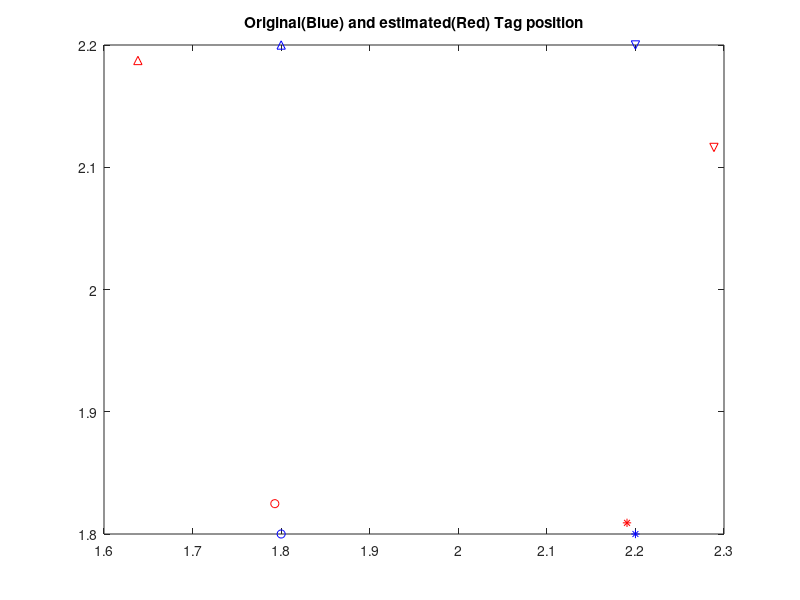
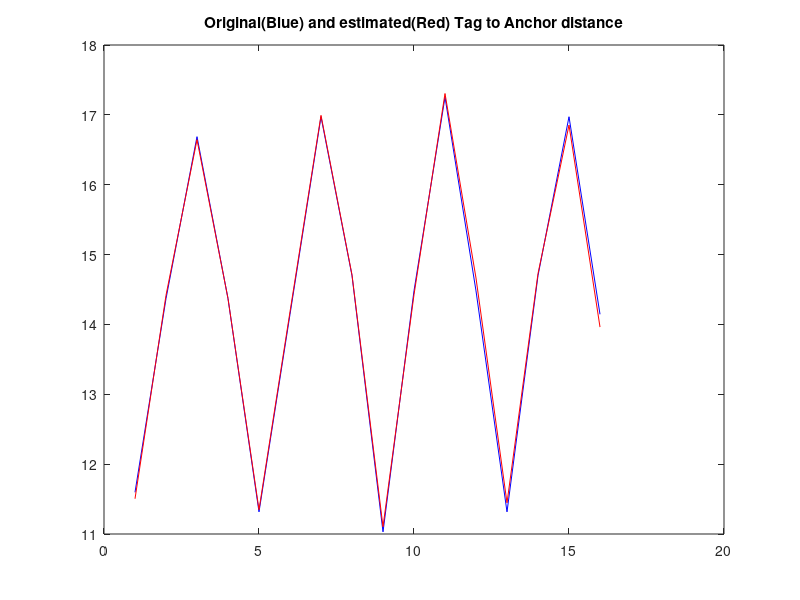

Write MATLAB code to recreate these figures, in order.
clear all;

xr = [10 10 -10 -10];
yr = [10 -10 -10 10];

xt = [1.8 2.2 2.2 1.8];
yt = [1.8 1.8 2.2 2.2];
xt_c = mean(xt);
yt_c = mean(yt);

for n = 1 : 4
    for p = 1 : 4
        dist_o(n,p) = sqrt((xr(n)-xt(p))^2+(yr(n)-yt(p))^2);
    end
end

dist = awgn(dist_o,20);


%%%%%%%%%%%%%% Generate Matrix %%%%%%%%%%%%%%%%%%%
Li = 1;
for n = 1 : 4
	for m = 1 : 4
		for p = 1 : 4
			for q = 1 : 4
				if (n~=m && p ~=q) 
					A(Li,2*(p-1)+1:2*p) = [2*(xr(n)-xr(m)) 2*(yr(n)-yr(m))];
					A(Li,2*(q-1)+1:2*q) = [2*(xr(n)-xr(m)) 2*(yr(n)-yr(m))];
					Y(Li,1) = dist(n,p)^2+dist(n,q)^2-dist(m,p)^2-dist(m,q)^2-2*xr(n)^2+2*xr(m)^2-2*yr(n)^2+2*yr(m)^2;
					Li = Li + 1;
				end
			end
		end
	end
end
%%%%%%%%%%%%%%%%%%%%%%%%%%%%%%%

%%%% Calc. Tag position
Res = inv(A'*A)*A'*Y;
Xt_e = -Res(1:2:end);
Yt_e = -Res(2:2:end);
%%%%%%%%%%%%%%%%%%%%%%%%%%%%%%%

%%% Estimated Center Position
Xt_c_e = mean(Xt_e);
Yt_c_e = mean(Yt_e);
%%%%%%%%%%%%%%%%%%%%%%%%%%%%%%%

%%% Estimated Heading
%% Should be defined
%%
%%%%%%%%%%%%%%%%%%%%%%%%%%%%%%%
figure(1);
hold off
plot(xt(1),yt(1),'bo');
hold on;
plot(xt(2),yt(2),'b*');
plot(xt(3),yt(3),'bv');
plot(xt(4),yt(4),'b^');

plot(Xt_e(1),Yt_e(1),'ro');
plot(Xt_e(2),Yt_e(2),'r*');
plot(Xt_e(3),Yt_e(3),'rv');
plot(Xt_e(4),Yt_e(4),'r^');
title('Original(Blue) and estimated(Red) Tag position')

figure(2);
hold off;
plot(dist_o(:),'b-')
hold on;
plot(dist(:),'r-')
title('Original(Blue) and estimated(Red) Tag to Anchor distance')

dist_error = sqrt(mean((dist_o(:)-dist(:)).^2))

xt_c
yt_c
Xt_c_e
Yt_c_e
